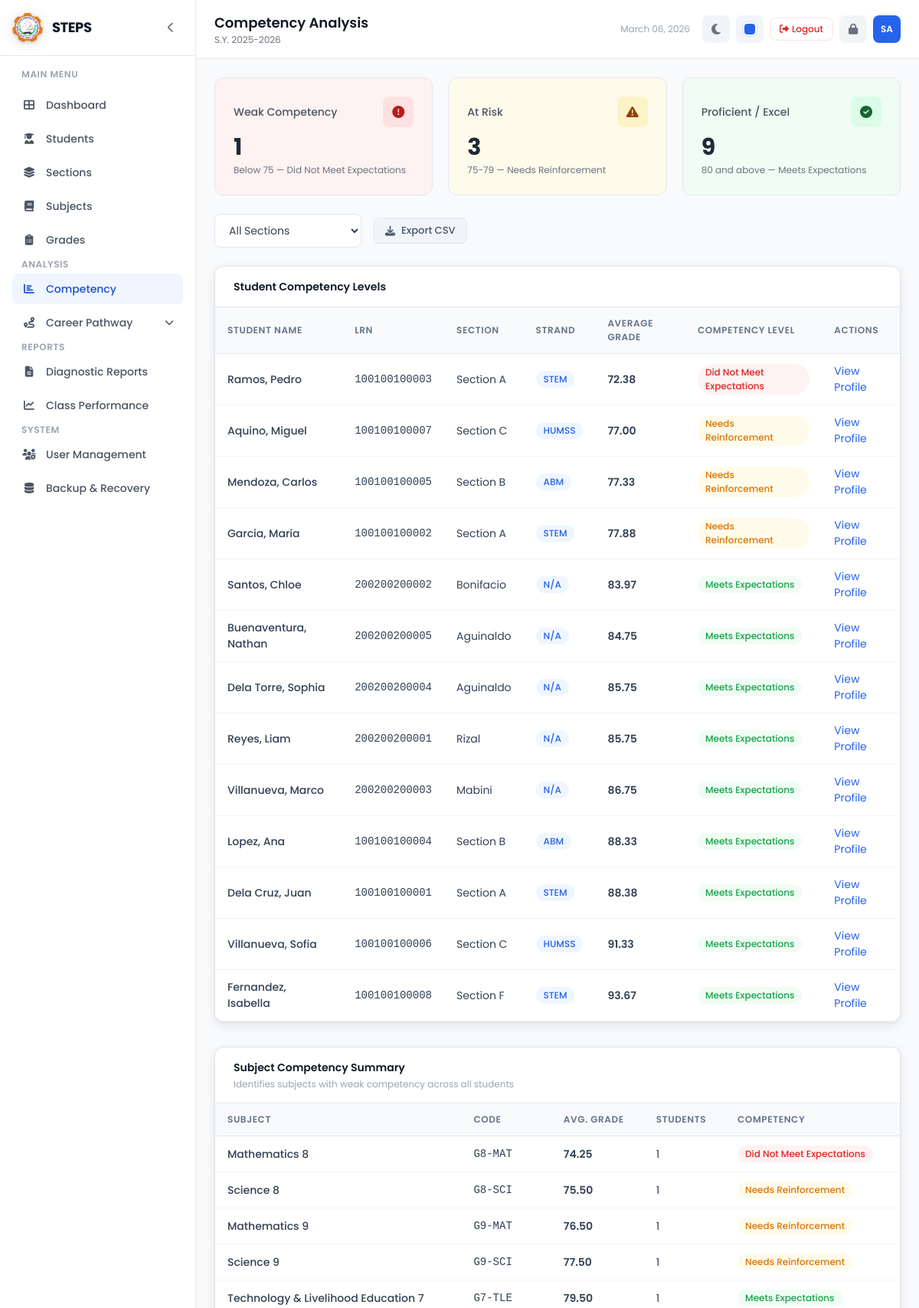
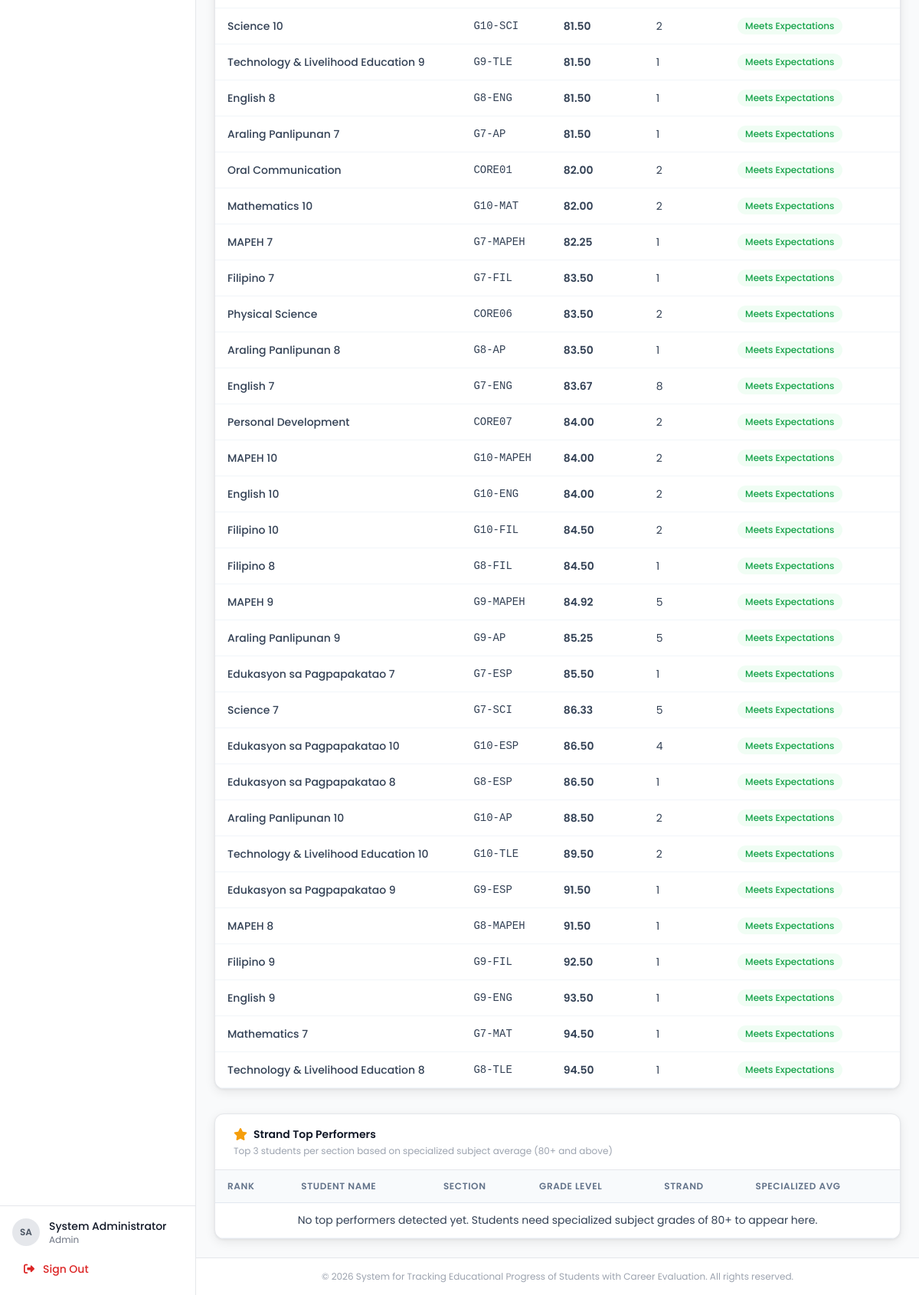
The page /competency/index.php (signed in) on the database its author committed (2 pictures, top to bottom).
### tables this page shows
CREATE TABLE IF NOT EXISTS students (
    id INT AUTO_INCREMENT PRIMARY KEY,
    lrn VARCHAR(20) NOT NULL UNIQUE,
    first_name VARCHAR(50) NOT NULL,
    last_name VARCHAR(50) NOT NULL,
    middle_name VARCHAR(50),
    gender ENUM('Male', 'Female') NOT NULL,
    birthdate DATE,
    section_id INT,
    strand_id INT,
    school_year VARCHAR(20) NOT NULL,
    status ENUM('active', 'inactive', 'graduated') NOT NULL DEFAULT 'active',
    created_at TIMESTAMP DEFAULT CURRENT_TIMESTAMP,
    updated_at TIMESTAMP DEFAULT CURRENT_TIMESTAMP ON UPDATE CURRENT_TIMESTAMP,
    FOREIGN KEY (section_id) REFERENCES sections(id) ON DELETE SET NULL,
    FOREIGN KEY (strand_id) REFERENCES strands(id) ON DELETE SET NULL
);

CREATE TABLE IF NOT EXISTS sections (
    id INT AUTO_INCREMENT PRIMARY KEY,
    section_name VARCHAR(50) NOT NULL,
    grade_level INT NOT NULL,
    strand VARCHAR(50),
    adviser_id INT,
    school_year VARCHAR(20) NOT NULL,
    created_at TIMESTAMP DEFAULT CURRENT_TIMESTAMP,
    FOREIGN KEY (adviser_id) REFERENCES users(id) ON DELETE SET NULL
);

CREATE TABLE IF NOT EXISTS strands (
    id INT AUTO_INCREMENT PRIMARY KEY,
    strand_code VARCHAR(20) NOT NULL UNIQUE,
    strand_name VARCHAR(100) NOT NULL,
    description TEXT,
    created_at TIMESTAMP DEFAULT CURRENT_TIMESTAMP
);

### config/constants.php (called while the page is built, shortened)
<?php
function getCompetencyLevel($grade) {
    if ($grade < COMP_WEAK_THRESHOLD) {
        return ['level' => 'weak', 'label' => 'Did Not Meet Expectations', 'color' => 'red'];
    } elseif ($grade >= COMP_AT_RISK_MIN && $grade <= COMP_AT_RISK_MAX) {
        return ['level' => 'at_risk', 'label' => 'Needs Reinforcement', 'color' => 'amber'];
    } else {
        return ['level' => 'proficient', 'label' => 'Meets Expectations', 'color' => 'emerald'];
    }
}
function sanitize($data) {
    return htmlspecialchars(strip_tags(trim($data)), ENT_QUOTES, 'UTF-8');
}
function formatNumber($num, $decimals = 2) {
    return number_format((float)$num, $decimals);
}

### competency/index.php (the view, shortened to what this page needs)
<?php
require_once __DIR__ . '/../includes/header.php';
$sectionFilter = $_GET['section'] ?? '';
$levelFilter = $_GET['level'] ?? '';
$query = "SELECT s.id, s.first_name, s.last_name, s.lrn,
          sec.section_name, sec.grade_level,
          st.strand_code,
          AVG(g.grade) as avg_grade
          FROM students s
          JOIN grades g ON s.id = g.student_id
          LEFT JOIN sections sec ON s.section_id = sec.id
          LEFT JOIN strands st ON s.strand_id = st.id
          WHERE s.status = 'active'";
$params = [];
$query .= " GROUP BY s.id ORDER BY avg_grade ASC";
$stmt = $pdo->prepare($query);
$stmt->execute($params);
$students = $stmt->fetchAll();
$weakCount = count(array_filter($students, fn($s) => getCompetencyLevel($s['avg_grade'])['level'] === 'weak'));
$atRiskCount = count(array_filter($students, fn($s) => getCompetencyLevel($s['avg_grade'])['level'] === 'at_risk'));
$profCount = count(array_filter($students, fn($s) => getCompetencyLevel($s['avg_grade'])['level'] === 'proficient'));
$subjectCompetency = $pdo->query("SELECT sub.subject_name, sub.subject_code, AVG(g.grade) as avg_grade, COUNT(DISTINCT g.student_id) as student_count
    FROM grades g
    JOIN subjects sub ON g.subject_id = sub.id
    JOIN students s ON g.student_id = s.id
    WHERE s.status = 'active'
    GROUP BY sub.id ORDER BY avg_grade ASC")->fetchAll();
$topPerformers = $pdo->query("SELECT ranked.* FROM (
    SELECT
        s.id as student_id,
        CONCAT(s.first_name, ' ', s.last_name) as student_name,
        sec.section_name,
        sec.grade_level,
        st.strand_code,
        st.strand_name,
        s.section_id,
        AVG(g.grade) as specialized_avg,
        RANK() OVER (PARTITION BY s.section_id ORDER BY AVG(g.grade) DESC) as section_rank
    FROM students s
    JOIN sections sec ON s.section_id = sec.id
    JOIN strands st ON s.strand_id = st.id
    JOIN grades g ON s.id = g.student_id
    JOIN subjects sub ON g.subject_id = sub.id
    WHERE s.status = 'active'
      AND sub.subject_type = 'specialized'
      AND sub.strand_id = s.strand_id
    GROUP BY s.id, s.section_id
    HAVING AVG(g.grade) >= 80
) ranked
WHERE ranked.section_rank <= 3
ORDER BY ranked.strand_code, ranked.section_rank ASC")->fetchAll();
require_once __DIR__ . '/../includes/sidebar.php';
?>
<div class="grid grid-cols-1 md:grid-cols-3 gap-5 mb-6">
    <a href="?level=weak<?= $sectionFilter ? '&section='.$sectionFilter : '' ?>"
       class="stat-card <?= $levelFilter === 'weak' ? 'ring-2 ring-gray-300' : '' ?>" style="background:#fef2f2;">
        <div class="flex items-center justify-between mb-2">
            <span class="text-sm font-medium text-gray-600">Weak Competency</span>
            <div class="w-10 h-10 rounded-lg flex items-center justify-center" style="background:#fee2e2;">
                <i class="fas fa-exclamation-circle" style="color:#b91c1c;"></i>
            </div>
        </div>
        <p class="text-3xl font-bold text-gray-800"><?= $weakCount ?></p>
        <p class="text-xs text-gray-500 mt-1">Below 75 — Did Not Meet Expectations</p>
    </a>
    <a href="?level=at_risk<?= $sectionFilter ? '&section='.$sectionFilter : '' ?>"
       class="stat-card <?= $levelFilter === 'at_risk' ? 'ring-2 ring-gray-300' : '' ?>" style="background:#fffbeb;">
        <div class="flex items-center justify-between mb-2">
            <span class="text-sm font-medium text-gray-600">At Risk</span>
            <div class="w-10 h-10 rounded-lg flex items-center justify-center" style="background:#fef3c7;">
                <i class="fas fa-exclamation-triangle" style="color:#92400e;"></i>
            </div>
        </div>
        <p class="text-3xl font-bold text-gray-800"><?= $atRiskCount ?></p>
        <p class="text-xs text-gray-500 mt-1">75-79 — Needs Reinforcement</p>
    </a>
    <a href="?level=proficient<?= $sectionFilter ? '&section='.$sectionFilter : '' ?>"
       class="stat-card <?= $levelFilter === 'proficient' ? 'ring-2 ring-gray-300' : '' ?>" style="background:#f0fdf4;">
        <div class="flex items-center justify-between mb-2">
            <span class="text-sm font-medium text-gray-600">Proficient / Excel</span>
            <div class="w-10 h-10 rounded-lg flex items-center justify-center" style="background:#dcfce7;">
                <i class="fas fa-check-circle" style="color:#166534;"></i>
            </div>
        </div>
        <p class="text-3xl font-bold text-gray-800"><?= $profCount ?></p>
        <p class="text-xs text-gray-500 mt-1">80 and above — Meets Expectations</p>
    </a>
</div>
<div class="flex flex-wrap items-center gap-4 mb-6">
    <form method="GET" class="flex items-center gap-3">
        <select name="section" class="form-select w-48" onchange="this.form.submit()">
            <option value="">All Sections</option>
        </select>
    </form>
    <button onclick="exportTableToCSV('competencyTable', 'competency_analysis.csv')" class="btn btn-secondary btn-sm no-print">
        <i class="fas fa-download"></i> Export CSV
    </button>
</div>
<div class="bg-white border border-gray-200 rounded-xl overflow-hidden mb-8">
    <div class="px-6 py-4 border-b border-gray-200">
        <h3 class="text-sm font-semibold text-gray-900">Student Competency Levels</h3>
    </div>
    <div class="overflow-x-auto">
        <table class="steps-table" id="competencyTable">
            <thead>
                <tr>
                    <th>Student Name</th>
                    <th>LRN</th>
                    <th>Section</th>
                    <th>Strand</th>
                    <th>Average Grade</th>
                    <th>Competency Level</th>
                    <th>Actions</th>
                </tr>
            </thead>
            <tbody>
                <?php foreach ($students as $s): ?>
                    <?php $comp = getCompetencyLevel($s['avg_grade']); ?>
                    <tr>
                        <td class="font-medium"><?= sanitize($s['last_name'] . ', ' . $s['first_name']) ?></td>
                        <td class="text-xs font-mono"><?= sanitize($s['lrn']) ?></td>
                        <td><?= sanitize($s['section_name'] ?? 'N/A') ?></td>
                        <td><span class="badge badge-blue"><?= sanitize($s['strand_code'] ?? 'N/A') ?></span></td>
                        <td class="font-semibold"><?= formatNumber($s['avg_grade']) ?></td>
                        <td>
                            <span class="badge badge-<?= $comp['color'] === 'emerald' ? 'green' : $comp['color'] ?>">
                                <?= $comp['label'] ?>
                            </span>
                        </td>
                        <td>
                            <a href="<?= BASE_URL ?>students/view.php?id=<?= $s['id'] ?>" class="text-blue-600 hover:underline text-sm">
                                View Profile
                            </a>
                        </td>
                    </tr>
                <?php endforeach; ?>
            </tbody>
        </table>
    </div>
</div>
<div class="bg-white border border-gray-200 rounded-xl overflow-hidden">
    <div class="px-6 py-4 border-b border-gray-200">
        <h3 class="text-sm font-semibold text-gray-900">Subject Competency Summary</h3>
        <p class="text-xs text-gray-400 mt-1">Identifies subjects with weak competency across all students</p>
    </div>
    <div class="overflow-x-auto">
        <table class="steps-table">
            <thead>
                <tr>
                    <th>Subject</th>
                    <th>Code</th>
                    <th>Avg. Grade</th>
                    <th>Students</th>
                    <th>Competency</th>
                </tr>
            </thead>
            <tbody>
                <?php foreach ($subjectCompetency as $sc): ?>
                    <?php $comp = getCompetencyLevel($sc['avg_grade']); ?>
                    <tr>
                        <td class="font-medium"><?= sanitize($sc['subject_name']) ?></td>
                        <td class="text-xs font-mono"><?= sanitize($sc['subject_code']) ?></td>
                        <td class="font-semibold"><?= formatNumber($sc['avg_grade']) ?></td>
                        <td><?= $sc['student_count'] ?></td>
                        <td>
                            <span class="badge badge-<?= $comp['color'] === 'emerald' ? 'green' : $comp['color'] ?>">
                                <?= $comp['label'] ?>
                            </span>
                        </td>
                    </tr>
                <?php endforeach; ?>
            </tbody>
        </table>
    </div>
</div>
<div class="bg-white border border-gray-200 rounded-xl overflow-hidden mt-8">
    <div class="px-6 py-4 border-b border-gray-200">
        <div class="flex items-center gap-2">
            <i class="fas fa-star text-amber-500"></i>
            <h3 class="text-sm font-semibold text-gray-900">Strand Top Performers</h3>
        </div>
        <p class="text-xs text-gray-400 mt-1">Top 3 students per section based on specialized subject average (80+ and above)</p>
    </div>
    <div class="overflow-x-auto">
        <table class="steps-table">
            <thead>
                <tr>
                    <th>Rank</th>
                    <th>Student Name</th>
                    <th>Section</th>
                    <th>Grade Level</th>
                    <th>Strand</th>
                    <th>Specialized Avg</th>
                </tr>
            </thead>
            <tbody>
                <?php if (empty($topPerformers)): ?>
                    <tr><td colspan="6" class="text-center text-gray-400 py-8">No top performers detected yet. Students need specialized subject grades of 80+ to appear here.</td></tr>
                <?php endif; ?>
            </tbody>
        </table>
    </div>
</div>
<?php require_once __DIR__ . '/../includes/footer.php'; ?>

### assets/css/style.css (style rules this page uses)
:root, [data-theme="blue"] { --primary-50: #eff6ff; --primary-100: #dbeafe; --primary-200: #bfdbfe; --primary-500: #3b82f6; --primary-600: #2563eb; --primary-700: #1d4ed8; --primary-rgb: 37, 99, 235; --sidebar-accent: #2563eb; }
* { margin: 0; padding: 0; box-sizing: border-box; }
body { font-family: 'Poppins', sans-serif; }
.steps-table { width: 100%; border-collapse: separate; border-spacing: 0; }
.rounded-xl:has(.steps-table) { box-shadow: 0 4px 14px rgba(0, 0, 0, 0.08), 0 1px 3px rgba(0, 0, 0, 0.06); }
.steps-table thead th { background-color: #f8fafc; padding: 12px 16px; text-align: left; font-size: 12px; font-weight: 600; color: #64748b; text-transform: uppercase; letter-spacing: 0.05em; border-bottom: 1px solid #e2e8f0; }
.steps-table tbody td { padding: 12px 16px; font-size: 14px; color: #334155; border-bottom: 1px solid #f1f5f9; }
.stat-card { background: white; border: 1px solid #e2e8f0; border-radius: 12px; padding: 24px; transition: box-shadow 0.2s; }
.badge { display: inline-flex; align-items: center; padding: 2px 10px; border-radius: 9999px; font-size: 12px; font-weight: 500; }
.badge-red { background-color: #fef2f2; color: #dc2626; }
.badge-amber { background-color: #fffbeb; color: #d97706; }
.badge-green { background-color: #f0fdf4; color: #16a34a; }
.badge-blue { background-color: var(--primary-50); color: var(--primary-600); }
.form-select { width: 100%; padding: 10px 14px; border: 1px solid #e2e8f0; border-radius: 8px; font-family: 'Poppins', sans-serif; font-size: 14px; color: #334155; background: white; cursor: pointer; transition: border-color 0.2s; }
.btn { display: inline-flex; align-items: center; gap: 8px; padding: 10px 20px; border-radius: 8px; font-family: 'Poppins', sans-serif; font-size: 14px; font-weight: 500; cursor: pointer; transition: all 0.2s; border: none; text-decoration: none; }
.btn-secondary { background-color: #f1f5f9; color: #475569; border: 1px solid #e2e8f0; }
.btn-sm { padding: 6px 14px; font-size: 13px; }

### rows shown on the page
students: last_name+first_name "Ramos, Pedro", lrn "100100100003", section.section_name "Section A", strand.strand_code "STEM", avg_grade "72.38", label "Did Not Meet Expectations"
students: last_name+first_name "Aquino, Miguel", lrn "100100100007", section.section_name "Section C", strand.strand_code "HUMSS", avg_grade "77.00", label "Needs Reinforcement"
students: last_name+first_name "Mendoza, Carlos", lrn "100100100005", section.section_name "Section B", strand.strand_code "ABM", avg_grade "77.33", label "Needs Reinforcement"
students: last_name+first_name "Garcia, Maria", lrn "100100100002", section.section_name "Section A", strand.strand_code "STEM", avg_grade "77.88", label "Needs Reinforcement"
students: last_name+first_name "Santos, Chloe", lrn "200200200002", section.section_name "Bonifacio", strand_code "N/A", avg_grade "83.97", label "Meets Expectations"
students: last_name+first_name "Buenaventura, Nathan", lrn "200200200005", section.section_name "Aguinaldo", strand_code "N/A", avg_grade "84.75", label "Meets Expectations"
students: last_name+first_name "Dela Torre, Sophia", lrn "200200200004", section.section_name "Aguinaldo", strand_code "N/A", avg_grade "85.75", label "Meets Expectations"
students: last_name+first_name "Reyes, Liam", lrn "200200200001", section.section_name "Rizal", strand_code "N/A", avg_grade "85.75", label "Meets Expectations"
students: last_name+first_name "Villanueva, Marco", lrn "200200200003", section.section_name "Mabini", strand_code "N/A", avg_grade "86.75", label "Meets Expectations"
students: last_name+first_name "Lopez, Ana", lrn "100100100004", section.section_name "Section B", strand.strand_code "ABM", avg_grade "88.33", label "Meets Expectations"
students: last_name+first_name "Dela Cruz, Juan", lrn "100100100001", section.section_name "Section A", strand.strand_code "STEM", avg_grade "88.38", label "Meets Expectations"
students: last_name+first_name "Villanueva, Sofia", lrn "100100100006", section.section_name "Section C", strand.strand_code "HUMSS", avg_grade "91.33", label "Meets Expectations"
students: last_name+first_name "Fernandez, Isabella", lrn "100100100008", section.section_name "Section F", strand.strand_code "STEM", avg_grade "93.67", label "Meets Expectations"

### other values the page prints
SITE_NAME "STEPS"
$initials "SA"
$fullName "System Administrator"
$role "Admin"
$pageTitle "Competency Analysis"
SCHOOL_YEAR "2025-2026"
$weakCount "1"
$atRiskCount "3"
$profCount "9"
$sc['subject_name'] "Mathematics 8"
$sc['subject_code'] "G8-MAT"
formatNumber($sc['avg_grade']) "74.25"
$sc['student_count'] "1"
$comp['label'] "Did Not Meet Expectations"
$sc['subject_name'] "Science 8"
